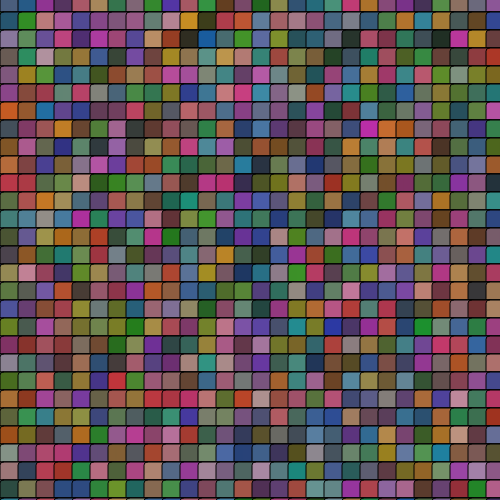
Frame 1 (no input)
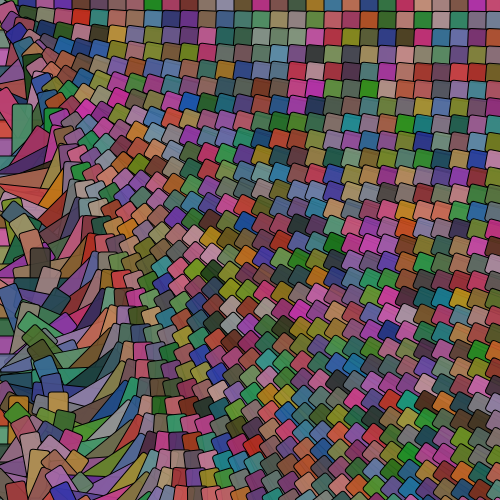
Frame 60 (no input)
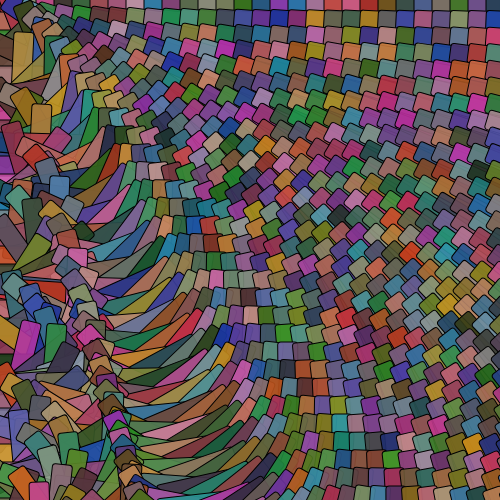
Frame 120 (the mouse pressed at the canvas centre since frame 60)

The p5.js sketch that drew these frames (run headless with seeded random() and noise() and a simulated clock; from frame 60 on, the mouse is pressed at the canvas centre):

// p5.js sketch
// ── sketch.js
function setup() {
  createCanvas(500, 500);
  rectMode(CENTER);
}

let rot = 0;

function draw() {
  background(255);
  translate(2, 2);
  
  for (let y = 0; y < 30; y++) {
    for (let x = 0; x < 30; x++) {
      push();
      translate(x * 18, y * 18) //positioning
      rotate(rot / x * y);
      stroke(0.5);
      fill(random(200, 25), random(150, 45), random(170, 25), random(225, 250));
      arc(100, 100, 100, 100, 100, 100);
      rect(2, 2, 80, 20, PI); // position of object 
      pop();
      }
    }
    rot = rot + 0.01;
}
